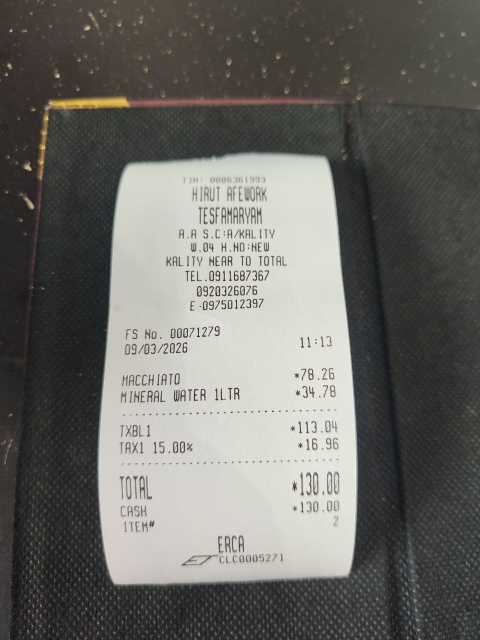
#> input picture assets/AgACAgQAAxkBAAIBuGnKw1yZN8g4QIaBR7f8jpXnVPNZAAKNDWsbxv9YUq4frO_RQnNtAQADAgADeQADOgQ.jpg, 960 x 1280 px (shown at 1/2 size)
$ python -i preprocess.py   (imports and definitions only)
#> lines starting #> are read from the running program, lines starting #| are printed output that depends on the picture; after the words box and inside, x2 and y2 are one past the last pixel; in counts of white or black regions, pixels touching at a corner belong together
import cv2
import numpy as np


def preprocess_image(path):

    img = cv2.imread(path)
#> img is the input picture: shape (1280, 960, 3); mean B, G, R 102.1, 106.7, 107.6

    # Resize (helps OCR)
    img = cv2.resize(img, None, fx=2, fy=2, interpolation=cv2.INTER_CUBIC)
#> img: shape (2560, 1920, 3)

    gray = cv2.cvtColor(img, cv2.COLOR_BGR2GRAY)
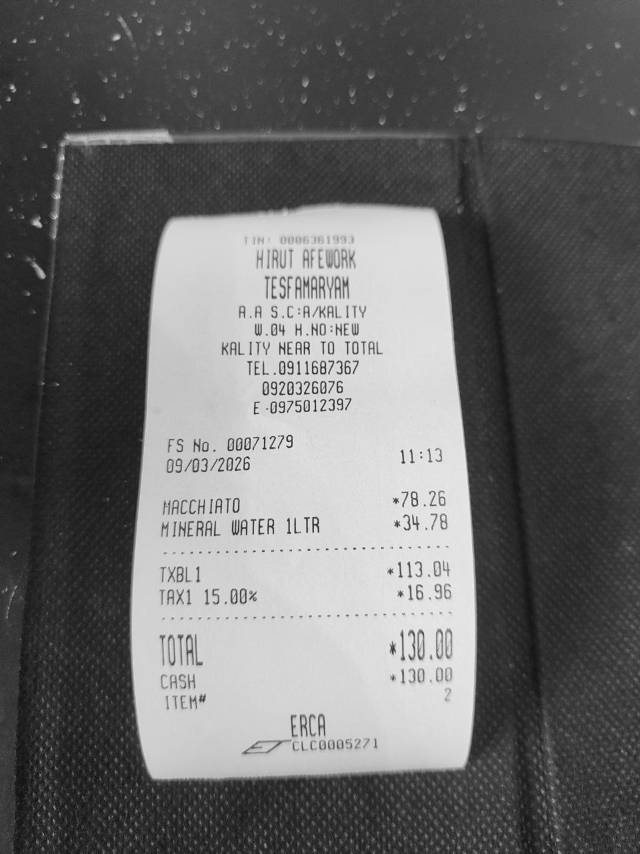
#> gray: shape (2560, 1920) (shown at 1/3 size); min 0, max 255, mean 106.5

    # Reduce noise
    blur = cv2.GaussianBlur(gray, (5,5), 0)

    # Adaptive threshold
    thresh = cv2.adaptiveThreshold(
        blur,
        255,
        cv2.ADAPTIVE_THRESH_GAUSSIAN_C,
        cv2.THRESH_BINARY,
        11,
        2
    )
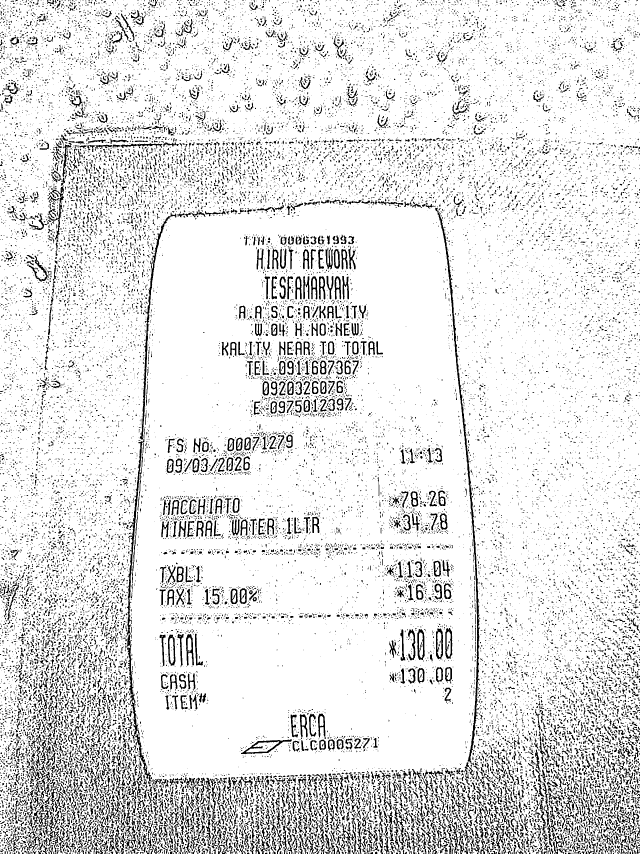
#> thresh: shape (2560, 1920) (shown at 1/3 size); 88.5% white; 31587 black regions (26787 under 20 px), largest, box (x1, y1, x2, y2) and area: (1305, 623, 1440, 2288) 9126, (376, 1316, 486, 2376) 7452, (420, 638, 529, 1319) 3950

    # Morphology to clean text
    kernel = np.ones((2,2), np.uint8)
    processed = cv2.morphologyEx(thresh, cv2.MORPH_CLOSE, kernel)
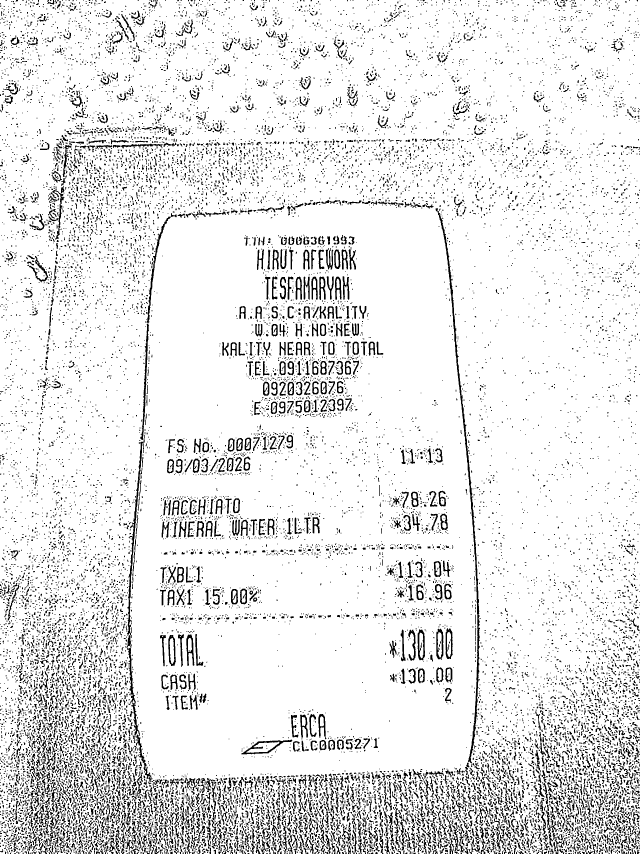
#> processed: shape (2560, 1920) (shown at 1/3 size); 90.1% white; 18607 black regions (13880 under 20 px), largest, box (x1, y1, x2, y2) and area: (1307, 625, 1440, 2289) 9014, (380, 1318, 434, 1943) 3471, (441, 639, 530, 970) 1931

    return processed

>>> result = preprocess_image('assets/AgACAgQAAxkBAAIBuGnKw1yZN8g4QIaBR7f8jpXnVPNZAAKNDWsbxv9YUq4frO_RQnNtAQADAgADeQADOgQ.jpg')
